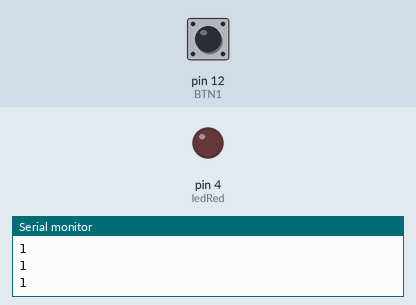
Recording of a sketch running on a simulated Arduino Uno, built with avr-gcc and run on an emulated ATmega328P. On the bench: output pins drawn as LEDs (lit = HIGH), the last lines printed to the serial monitor. Inputs (shaded band) come from the test bench; at power-on: pin 12 (BTN1) HIGH.

Above: at 1.2 s.
1.3 s: pin 12 (BTN1) pulled LOW for 0.15 s
At 1.4 s:
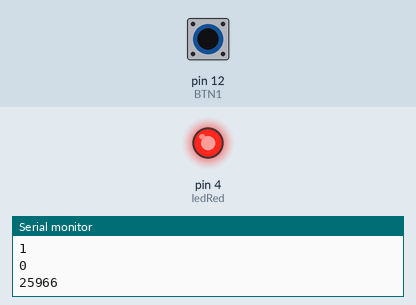
3.0 s: pin 12 (BTN1) pulled LOW for 3.2 s
At 6.9 s:
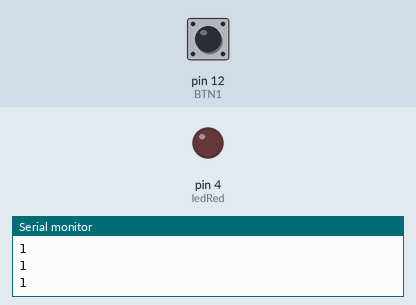
Timing chart, 0 to 8.4 s (numbered marks = the images above; inputs shaded):
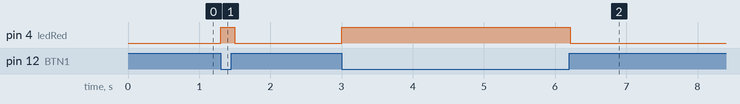

Measured:
- after the input at 1.3 s, pin 4 (ledRed): LOW → HIGH at once, → LOW 0.20 s later
- after the input at 3.0 s, pin 4 (ledRed): LOW → HIGH at once, → LOW 3.2 s later

The sketch:

03_Swich_01_prc.ino
```cpp
int BTN1 = 12;
int ledRed = 4;

void setup() {
  Serial.begin(9600);
  pinMode(BTN1, INPUT_PULLUP);
  pinMode(ledRed, OUTPUT);
}

void loop() {
  int BTNState = digitalRead(BTN1);
  digitalWrite(ledRed, LOW);
  Serial.println(BTNState);

  if(BTNState == LOW) {
    Serial.println('Btn : Green');
    digitalWrite(ledRed, HIGH);
  }
  delay(100);
}
```
